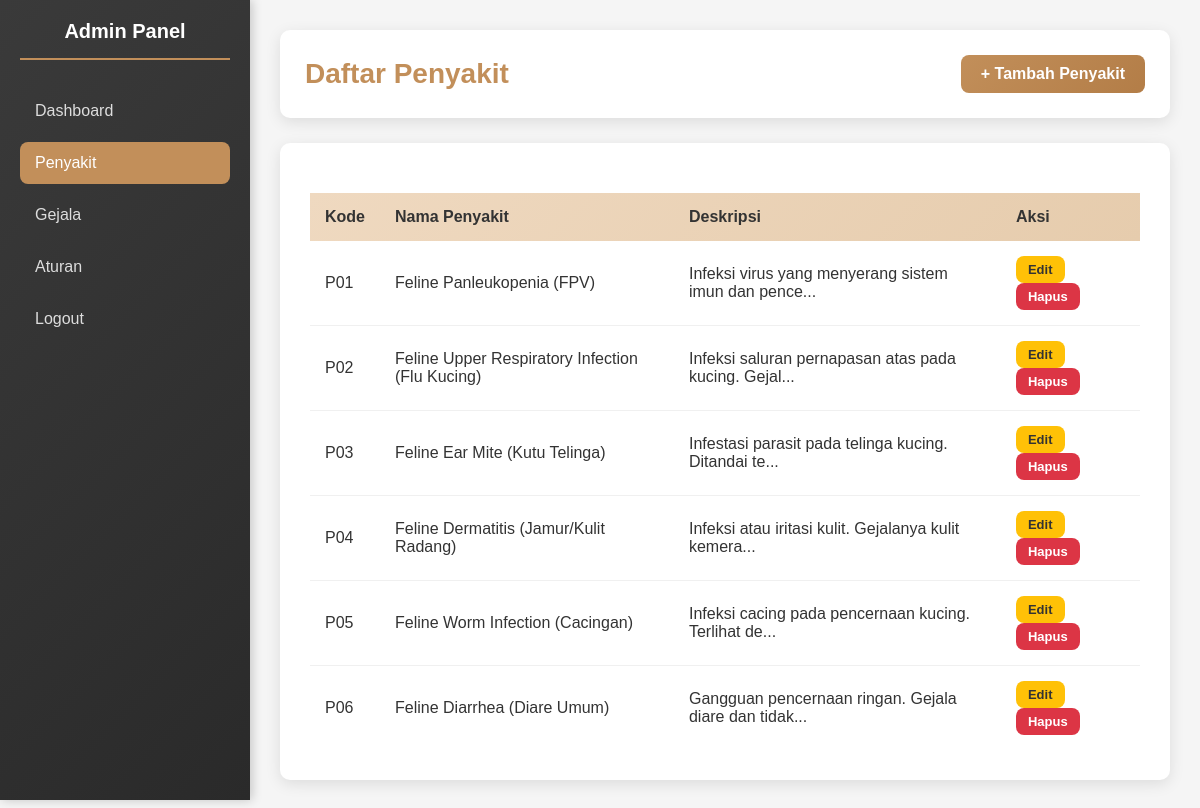
Page /admin/diseases.php on the earlier database version.
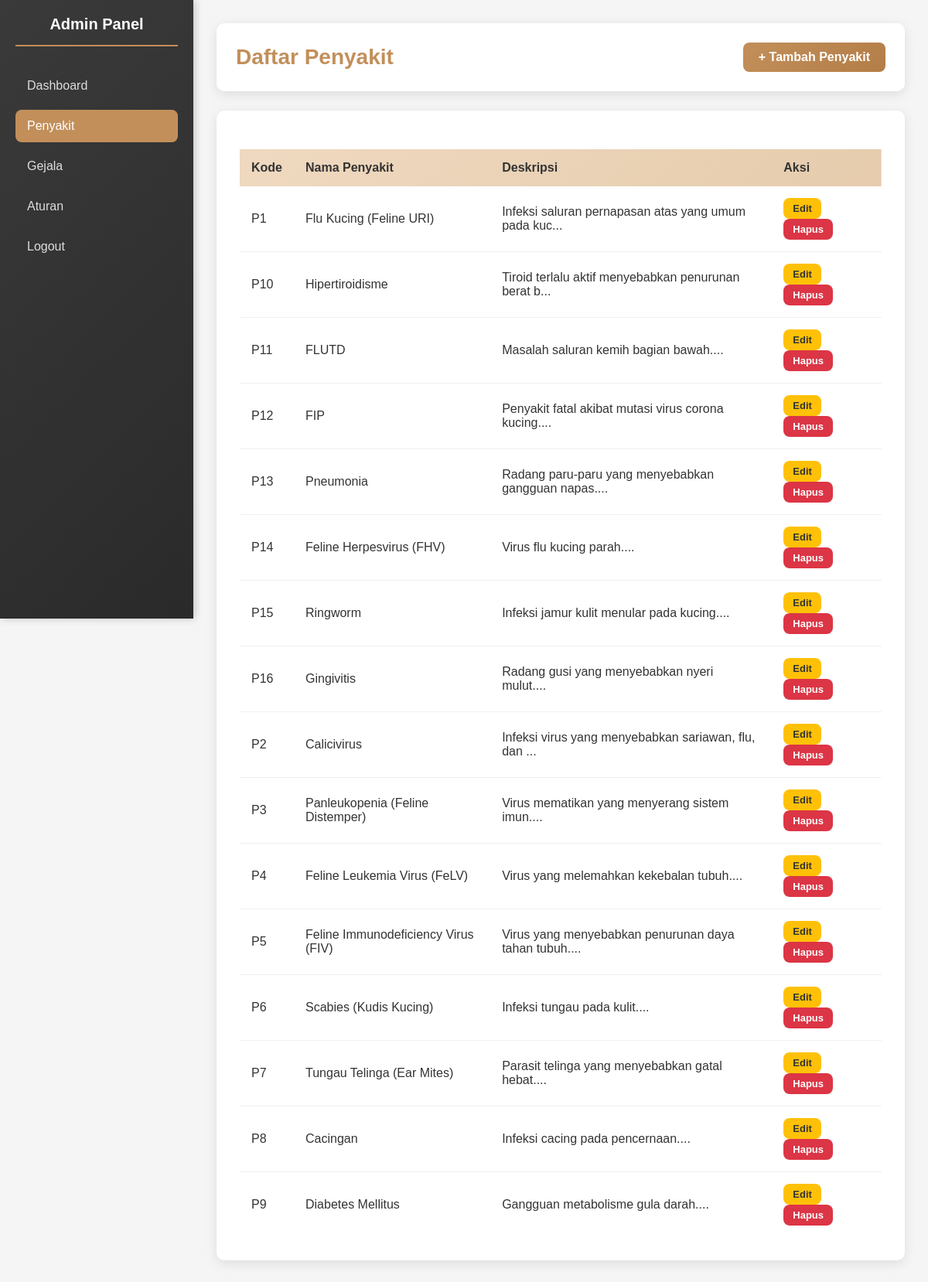
Same page on the later database version.
### tables this page shows
CREATE TABLE disease (
    id INT AUTO_INCREMENT PRIMARY KEY,
    code VARCHAR(10),
    name VARCHAR(200),
    description TEXT
);

### admin/diseases.php (the view, shortened to what this page needs)
<?php
require_once "../inc/config.php";
$diseases = $pdo->query("SELECT * FROM disease ORDER BY code")->fetchAll(PDO::FETCH_ASSOC);
?>
<!DOCTYPE html>
<html>
<head>
    <link rel="stylesheet" href="../assets/admin/style.css">
</head>
<body>
<div class="sidebar">
    <h2>Admin Panel</h2>
    <nav>
        <a href="dashboard.php">Dashboard</a>
        <a href="diseases.php" class="active">Penyakit</a>
        <a href="symtomps.php">Gejala</a>
        <a href="rules.php">Aturan</a>
        <a href="logout.php">Logout</a>
    </nav>
</div>
<div class="main-content">
    <div class="header">
        <h1>Daftar Penyakit</h1>
        <a href="disease_add.php" class="btn btn-primary">+ Tambah Penyakit</a>
    </div>
    <div class="container">
        <?php if (empty($diseases)): ?>
            <p>Belum ada data penyakit.</p>
        <?php else: ?>
            <table>
                <thead>
                    <tr>
                        <th>Kode</th>
                        <th>Nama Penyakit</th>
                        <th>Deskripsi</th>
                        <th>Aksi</th>
                    </tr>
                </thead>
                <tbody>
                    <?php foreach ($diseases as $disease): ?>
                        <tr>
                            <td><?php echo htmlspecialchars($disease['code']); ?></td>
                            <td><?php echo htmlspecialchars($disease['name']); ?></td>
                            <td><?php echo htmlspecialchars(substr($disease['description'], 0, 50)) . '...'; ?></td>
                            <td>
                                <a href="disease_edit.php?id=<?php echo $disease['id']; ?>" class="btn btn-sm btn-warning">Edit</a>
                                <a href="disease_delete.php?id=<?php echo $disease['id']; ?>" class="btn btn-sm btn-danger" onclick="return confirm('Yakin ingin menghapus?')">Hapus</a>
                            </td>
                        </tr>
                    <?php endforeach; ?>
                </tbody>
            </table>
        <?php endif; ?>
    </div>
</div>
</body>
</html>

Differences in the rows shown:
removed disease: code "P01", name "Feline Panleukopenia (FPV)", description "Infeksi virus yang menyerang sistem imun dan pence"
removed disease: code "P02", name "Feline Upper Respiratory Infection (Flu Kucing)", description "Infeksi saluran pernapasan atas pada kucing. Gejal"
removed disease: code "P03", name "Feline Ear Mite (Kutu Telinga)", description "Infestasi parasit pada telinga kucing. Ditandai te"
removed disease: code "P04", name "Feline Dermatitis (Jamur/Kulit Radang)", description "Infeksi atau iritasi kulit. Gejalanya kulit kemera"
removed disease: code "P05", name "Feline Worm Infection (Cacingan)", description "Infeksi cacing pada pencernaan kucing. Terlihat de"
removed disease: code "P06", name "Feline Diarrhea (Diare Umum)", description "Gangguan pencernaan ringan. Gejala diare dan tidak"
added disease: code "P1", name "Flu Kucing (Feline URI)", description "Infeksi saluran pernapasan atas yang umum pada kuc"
added disease: code "P10", name "Hipertiroidisme", description "Tiroid terlalu aktif menyebabkan penurunan berat b"
added disease: code "P11", name "FLUTD", description "Masalah saluran kemih bagian bawah."
added disease: code "P12", name "FIP", description "Penyakit fatal akibat mutasi virus corona kucing."
added disease: code "P13", name "Pneumonia", description "Radang paru-paru yang menyebabkan gangguan napas."
added disease: code "P14", name "Feline Herpesvirus (FHV)", description "Virus flu kucing parah."
added disease: code "P15", name "Ringworm", description "Infeksi jamur kulit menular pada kucing."
added disease: code "P16", name "Gingivitis", description "Radang gusi yang menyebabkan nyeri mulut."
added disease: code "P2", name "Calicivirus", description "Infeksi virus yang menyebabkan sariawan, flu, dan"
added disease: code "P3", name "Panleukopenia (Feline Distemper)", description "Virus mematikan yang menyerang sistem imun."
added disease: code "P4", name "Feline Leukemia Virus (FeLV)", description "Virus yang melemahkan kekebalan tubuh."
added disease: code "P5", name "Feline Immunodeficiency Virus (FIV)", description "Virus yang menyebabkan penurunan daya tahan tubuh."
added disease: code "P6", name "Scabies (Kudis Kucing)", description "Infeksi tungau pada kulit."
added disease: code "P7", name "Tungau Telinga (Ear Mites)", description "Parasit telinga yang menyebabkan gatal hebat."
added disease: code "P8", name "Cacingan", description "Infeksi cacing pada pencernaan."
added disease: code "P9", name "Diabetes Mellitus", description "Gangguan metabolisme gula darah."
